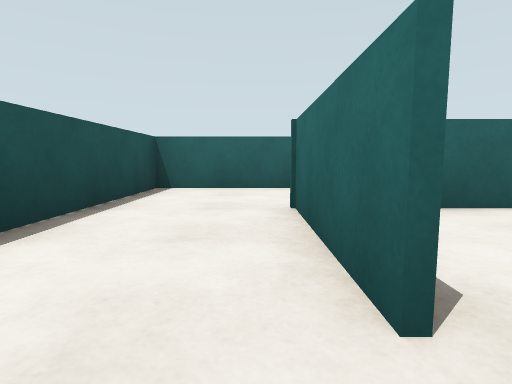
View 1 (above)

21 first-person views from a walk through a robot-simulator world made for Webots. The camera is 0.11 m above the floor, tilts 6° down and sees 80° across. The floor is counted in squares, 0.2 m on a side. Each view is taken from the middle of a square. On the plan, view 1 faces up. The plan holds only what a view shows up to about 9 squares ahead; the rest is blank. The place goes on beyond the plan. The robots in the file are not drawn.

View 2
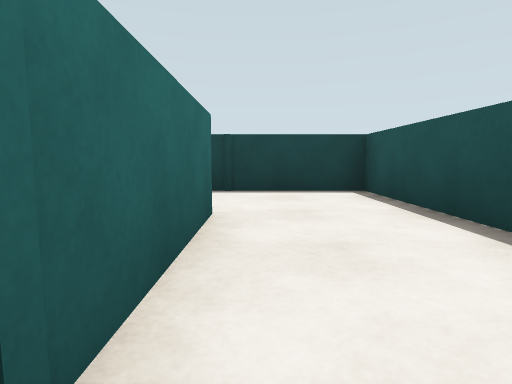

View 3
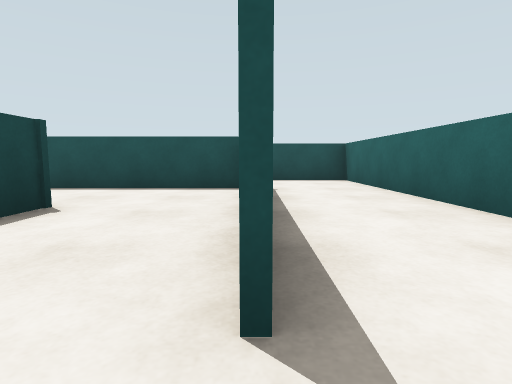

View 4
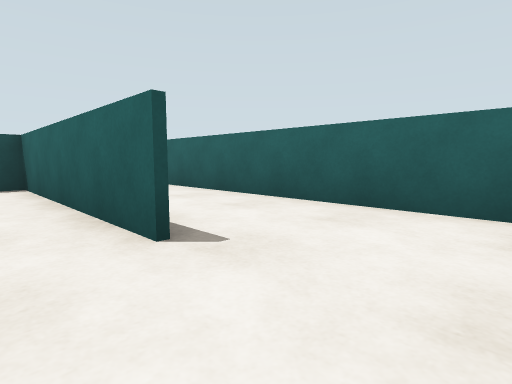

View 5
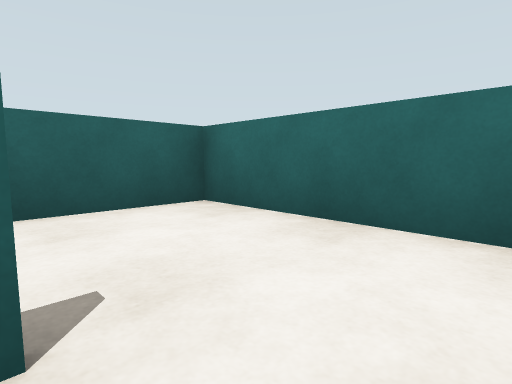

View 6
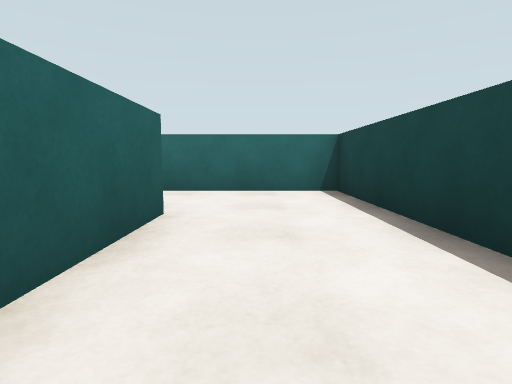

View 7
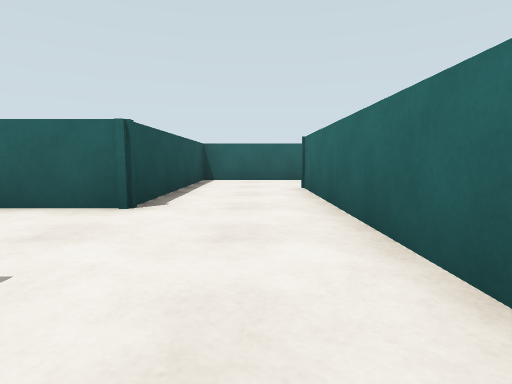

View 8
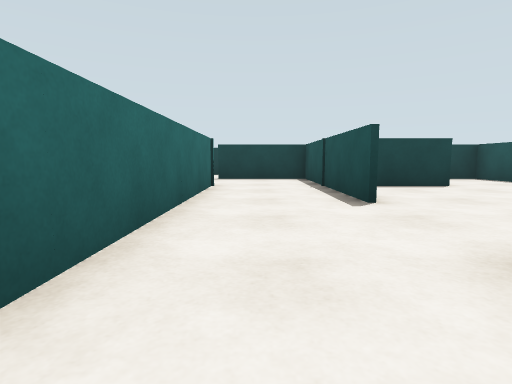

View 9
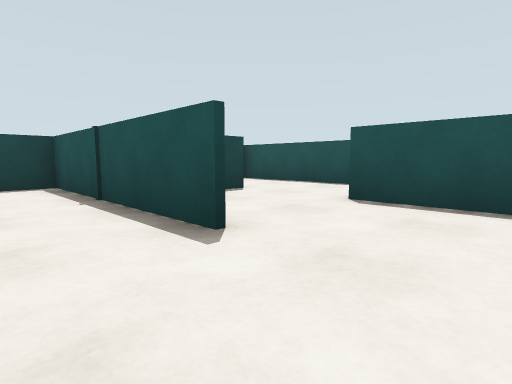

View 10
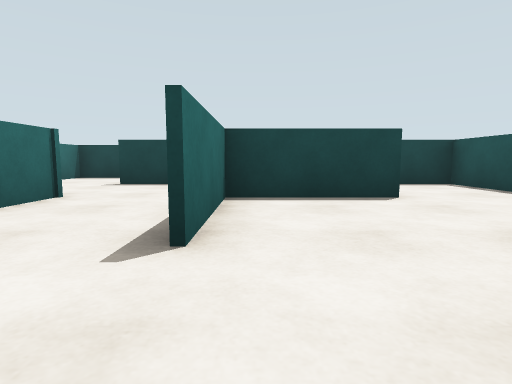

View 11
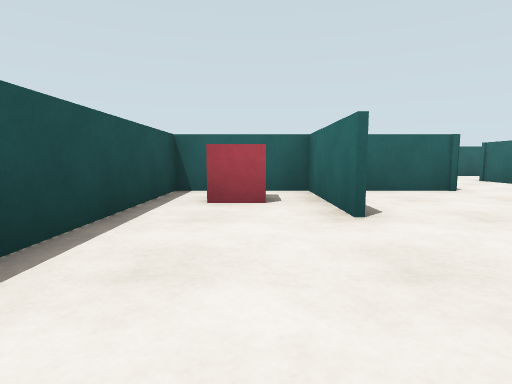

View 12
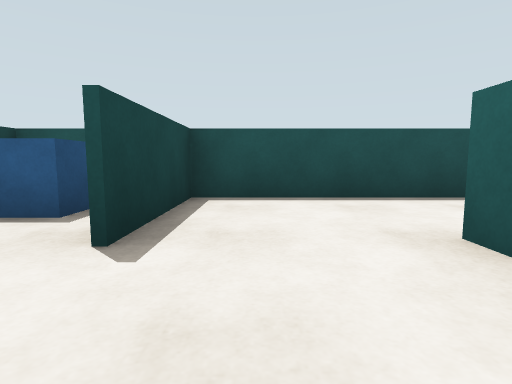

View 13
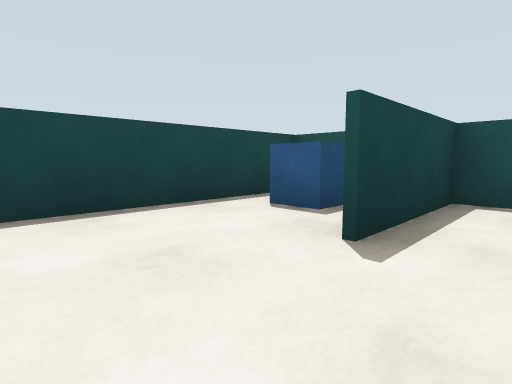

View 14
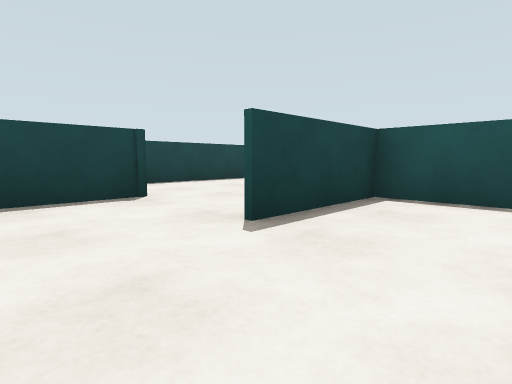

View 15
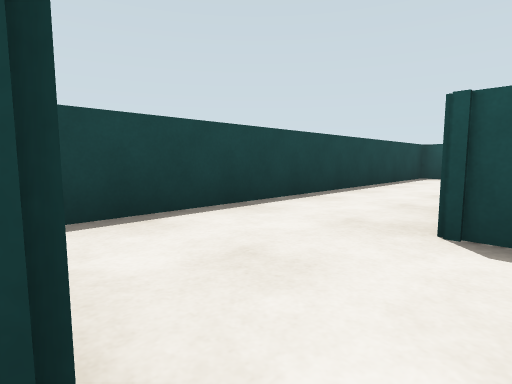

View 16
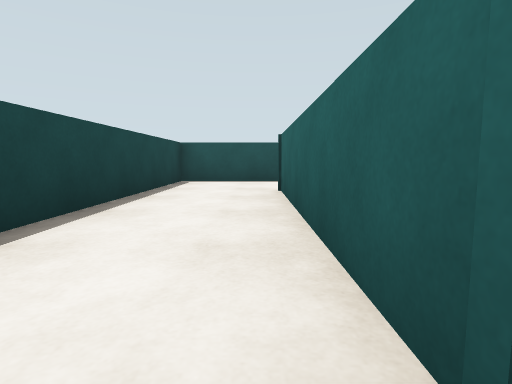

View 17
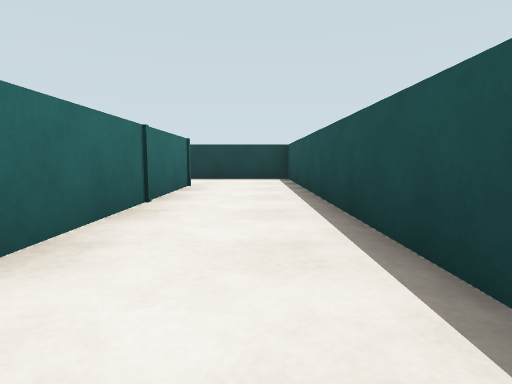

View 18
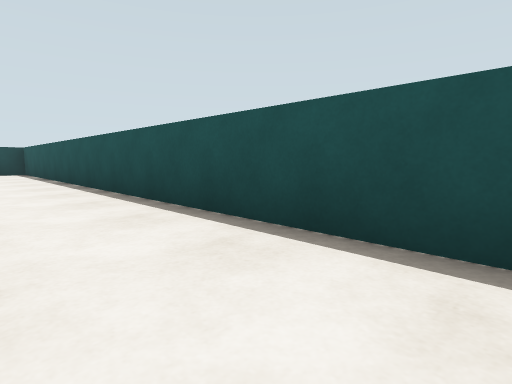

View 19
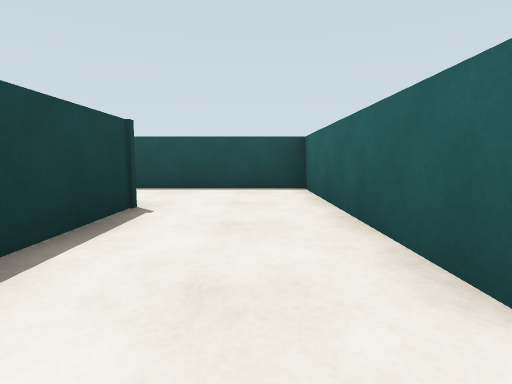

View 20
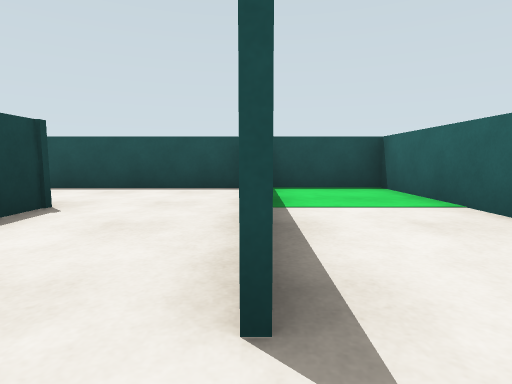

View 21
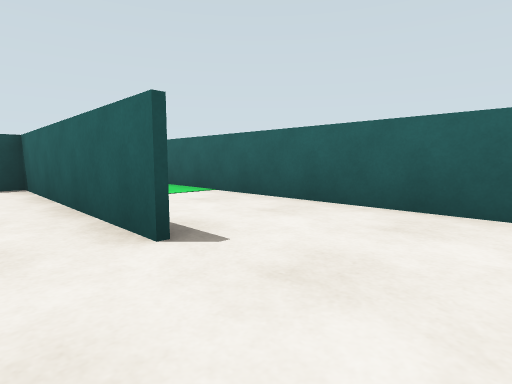

### Floor plan
Points are (right, up) in squares from view 1. A wall is a line through its corners. A room is listed if a view was taken in it or the views show most of it. See-through windows are left out.
Room 1 (views 1, 7, 9, 10, 11, 12, 13, 14, 15, 16, 17)
walls: (-6.6, -1.5) (-7.1, -1.5); (-7.1, -1.4) (-4.6, -1.4) (-4.6, 1.1); (-4.5, -6.1) (-4.5, -6.6) (-9.6, -6.6) (-9.6, -1.6); (-7, 0.9) (-7, 3.4) (-9.5, 3.4) (-9.5, -3.9) (-6.9, -3.9); (-2.1, -1.6) (-2.1, 3.6); (-4.5, 1.1) (-4.5, -3.9) (-1.9, -3.9); (-8.9, -6.4) (-5.2, -6.4); (-2.1, -6.4) (-0.2, -6.4); (-6.9, 2.8) (-6.9, 0.9); (-4.5, 3.4) (-6.1, 3.4); (0.4, 0.9) (0.4, 3.6); (-1.9, 3.5) (-1.9, -1.4) (0.9, -1.4); (-12, 2.5) (-12, -8.9) (-2.6, -8.9)
ways out: opening at (-1.5, 4) to room 2; opening at (-10.5, 3.5) to room 3; opening at (1, -1.5)
objects: blue box (-9, -6) to (-8, -5); red box (-9, 2) to (-8, 3)
Room 2 (views 2, 3, 4, 5, 6, 8)
walls: (3.1, 6) (-1.9, 6) (-1.9, 3.5); (0.4, 3.6) (5.5, 3.6) (5.5, 8.5) (-4.5, 8.5) (-4.5, 3.4); (-2.1, 3.6) (-2.1, 6.1)
ways out: opening at (-1.5, 4) to room 1
Room 3 (views 18, 19, 20, 21)
walls: (-6.9, 6) (-12, 6) (-12, 2.5); (-9.6, 3.6) (-8.4, 3.6)
ways out: opening at (-10.5, 3.5) to room 1; opening at (-5.5, 6) to room 4
Room 4 (no view inside)
walls: (-5.2, 8.5) (-12, 8.5) (-12, 6.2)
ways out: opening at (-5.5, 6) to room 3

Positions as (right, up) in squares from view 1, and headings:
1: (0, 0), facing up
2: (0, 4), facing down
3: (4, 6), facing left
4: (5, 5), facing up-left
5: (3, 5), facing up-right
6: (0, 5), facing right
7: (-3, 0), facing up
8: (-3, 5), facing down
9: (-3, 3), facing down-left
10: (-5, 3), facing down
11: (-8, -2), facing up
12: (-5, -3), facing left
13: (-5, -3), facing down-left
14: (0, -2), facing down-left
15: (-2, -6), facing down-left
16: (-4, -7), facing left
17: (-11, 0), facing down
18: (-10, 5), facing down-left
19: (-6, 5), facing left
20: (-6, 6), facing left
21: (-5, 5), facing up-left
